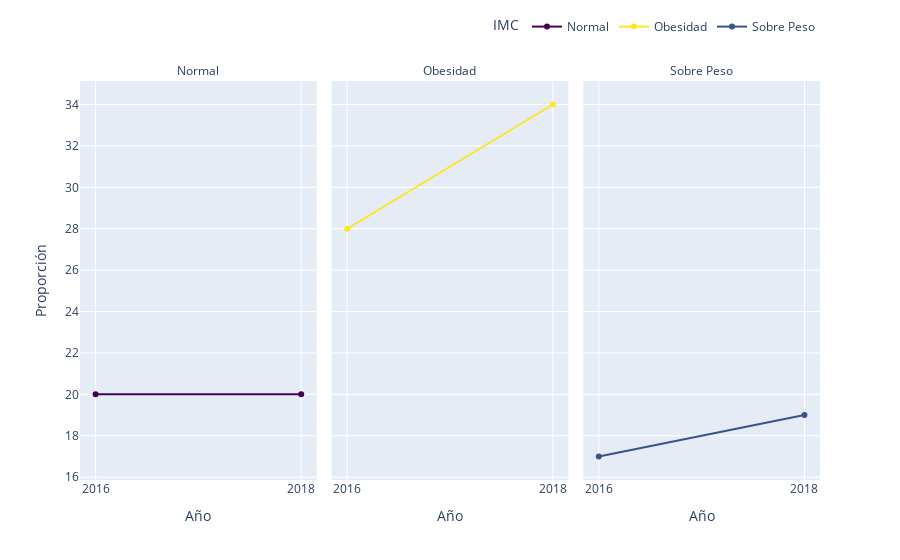

Notebook code cell kept with this figure:
### Code cell
gf_imc_ola=grafo_var('s_imc_fac','IMC')
gf_imc_ola

### Figure 1 — Plotly figure (JSON) as saved in the notebook; plotly's stock layout.template omitted (floating-point values rounded to 4 significant figures)
{"data": [{"hovertemplate": "IMC=Normal<br>Año=%{x}<br>Proporción=%{y}<extra></extra>", "legendgroup": "Normal", "line": {"color": "#440154", "dash": "solid"}, "marker": {"symbol": "circle"}, "mode": "lines+markers", "name": "Normal", "orientation": "v", "showlegend": true, "type": "scatter", "x": ["2016", "2018"], "xaxis": "x", "y": [20, 20], "yaxis": "y"}, {"hovertemplate": "IMC=Obesidad<br>Año=%{x}<br>Proporción=%{y}<extra></extra>", "legendgroup": "Obesidad", "line": {"color": "#fde725", "dash": "solid"}, "marker": {"symbol": "circle"}, "mode": "lines+markers", "name": "Obesidad", "orientation": "v", "showlegend": true, "type": "scatter", "x": ["2016", "2018"], "xaxis": "x2", "y": [28.0, 34], "yaxis": "y2"}, {"hovertemplate": "IMC=Sobre Peso<br>Año=%{x}<br>Proporción=%{y}<extra></extra>", "legendgroup": "Sobre Peso", "line": {"color": "#3b528b", "dash": "solid"}, "marker": {"symbol": "circle"}, "mode": "lines+markers", "name": "Sobre Peso", "orientation": "v", "showlegend": true, "type": "scatter", "x": ["2016", "2018"], "xaxis": "x3", "y": [17, 19], "yaxis": "y3"}], "layout": {"annotations": [{"font": {}, "showarrow": false, "text": "Normal", "x": 0.16, "xanchor": "center", "xref": "paper", "y": 1, "yanchor": "bottom", "yref": "paper"}, {"font": {}, "showarrow": false, "text": "Obesidad", "x": 0.5, "xanchor": "center", "xref": "paper", "y": 1, "yanchor": "bottom", "yref": "paper"}, {"font": {}, "showarrow": false, "text": "Sobre Peso", "x": 0.84, "xanchor": "center", "xref": "paper", "y": 1, "yanchor": "bottom", "yref": "paper"}], "autosize": true, "legend": {"orientation": "h", "title": {"text": "IMC"}, "tracegroupgap": 0, "x": 1, "xanchor": "right", "y": 1.1, "yanchor": "bottom"}, "margin": {"t": 60}, "xaxis": {"anchor": "y", "autorange": true, "domain": [0, 0.32], "range": [-0.07172, 1.072], "title": {"text": "Año"}, "type": "category"}, "xaxis2": {"anchor": "y2", "autorange": true, "domain": [0.34, 0.66], "matches": "x", "range": [-0.07172, 1.072], "title": {"text": "Año"}, "type": "category"}, "xaxis3": {"anchor": "y3", "autorange": true, "domain": [0.68, 1.0], "matches": "x", "range": [-0.07172, 1.072], "title": {"text": "Año"}, "type": "category"}, "yaxis": {"anchor": "x", "autorange": true, "domain": [0, 1], "range": [15.68, 35.32], "title": {"text": "Proporción"}, "type": "linear"}, "yaxis2": {"anchor": "x2", "autorange": true, "domain": [0, 1], "matches": "y", "range": [15.68, 35.32], "showticklabels": false, "type": "linear"}, "yaxis3": {"anchor": "x3", "autorange": true, "domain": [0, 1], "matches": "y", "range": [15.68, 35.32], "showticklabels": false, "type": "linear"}}}
